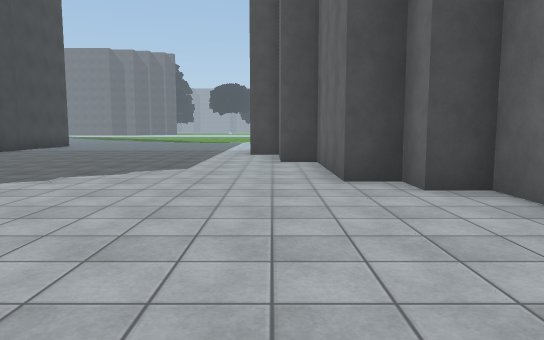
view 1 (above)

21 first-person views from a walk through a 3-D level made in the Unity game engine. The camera is 1.4 m above the floor, tilts 6° down and sees 70° across. The floor is counted in squares, 2 m on a side. Each view is taken from the middle of a square. On the plan, view 1 faces up. The plan holds only what a view shows up to about 11 squares ahead; the rest is blank. The place goes on beyond the plan. Some surface patterns are stand-ins.

view 2
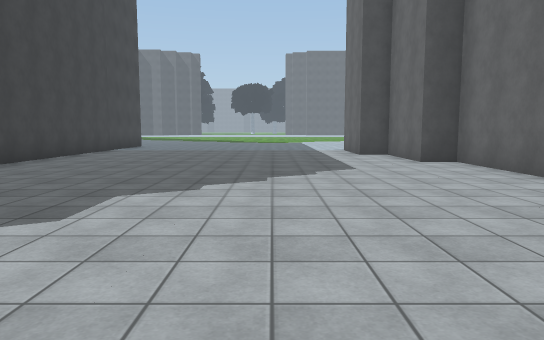

view 3
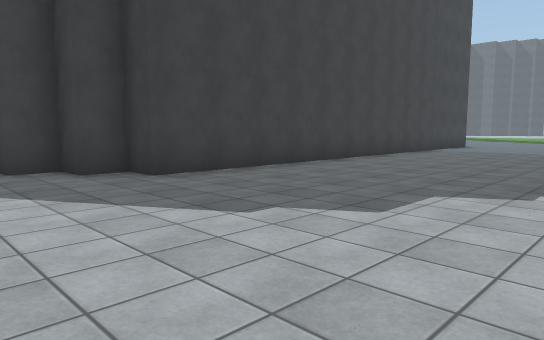

view 4
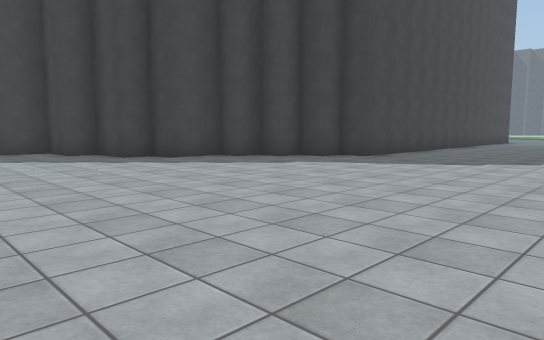

view 5
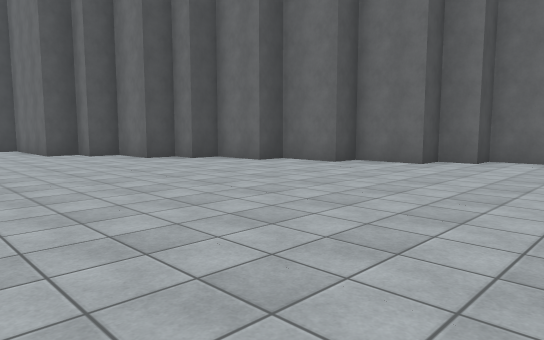

view 6
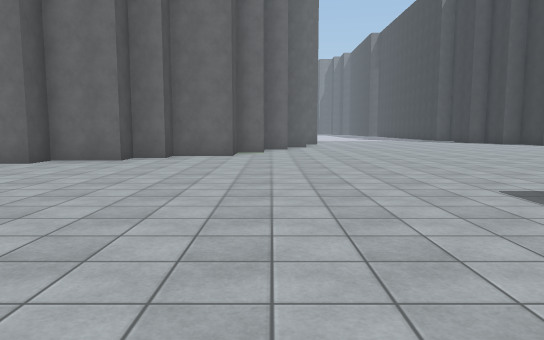

view 7
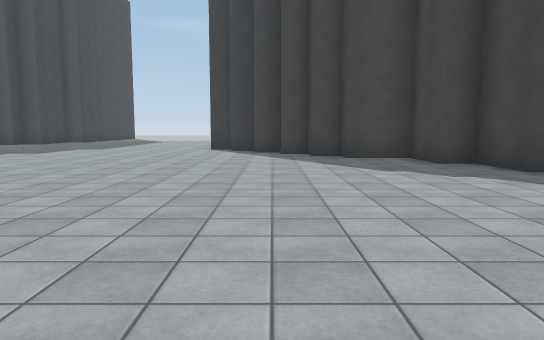

view 8
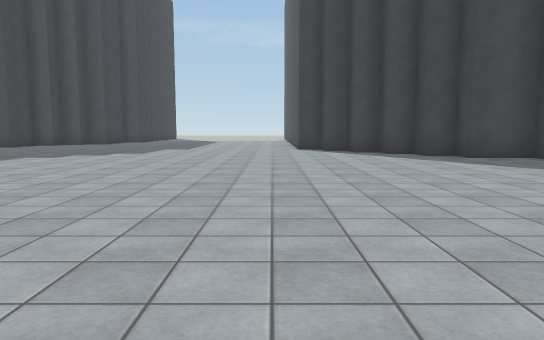

view 9
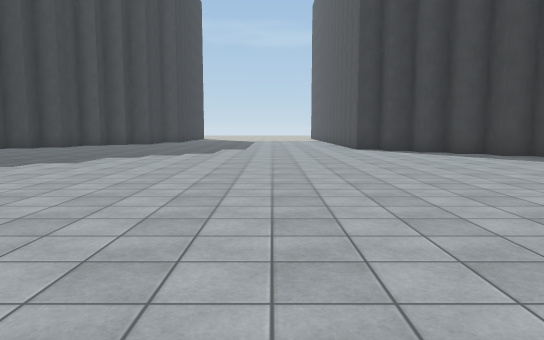

view 10
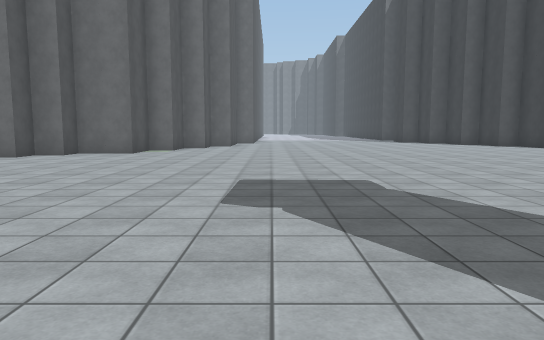

view 11
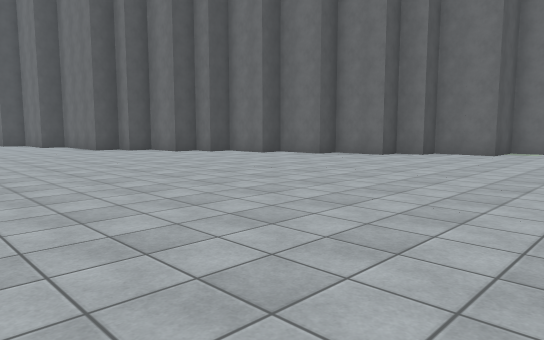

view 12
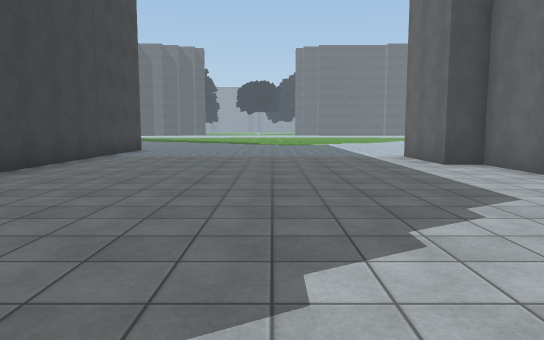

view 13
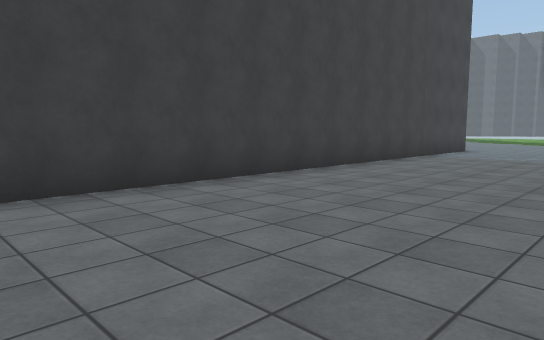

view 14
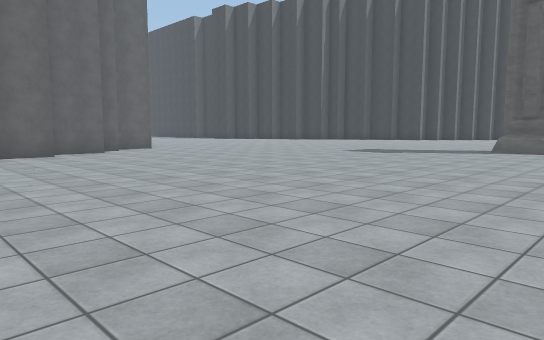

view 15
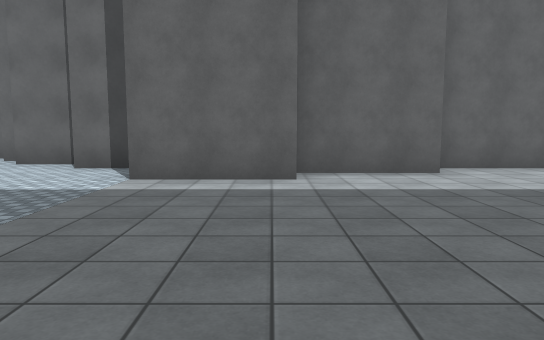

view 16
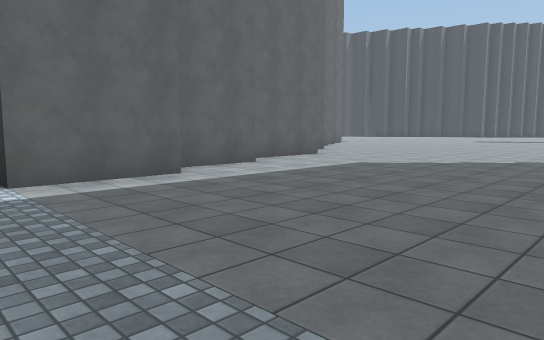

view 17
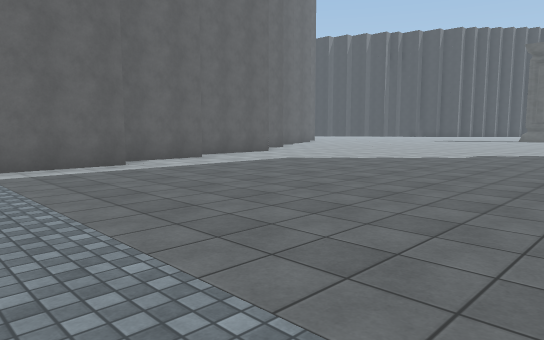

view 18
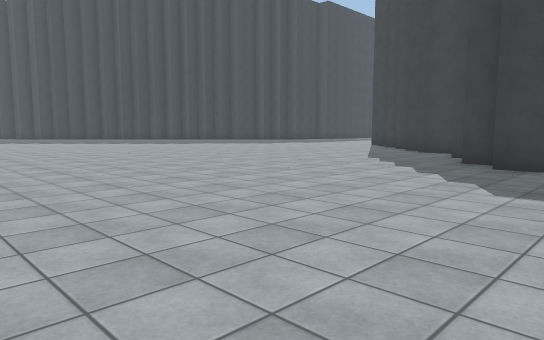

view 19
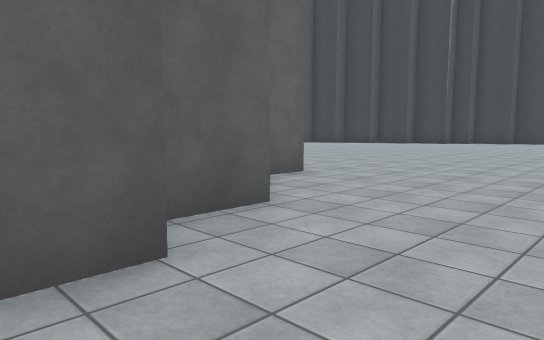

view 20
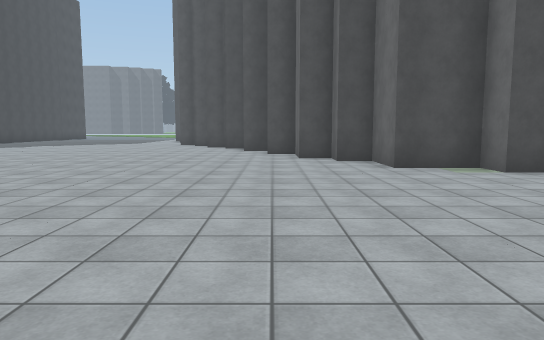

view 21
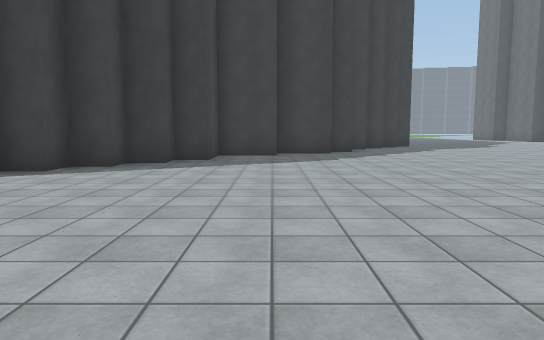

### Floor plan
Points are (right, up) in squares from view 1. A wall is a line through its corners. A room is listed if a view was taken in it or the views show most of it. See-through windows are left out.
Room 1 (views 1, 2, 3, 4, 5, 6, 7, 8, 9, 10, 11, 12, 13, 14, 15, 16, 17, 18, 19, 20, 21)
walls: (-3.7, -11) (-3.2, -11); (-13.9, -2.6) (-15.4, -2.6) (-15.4, -4.2) (-16.2, -4.2) (-16.2, -5) (-17, -5) (-17, -5.8) (-17.5, -5.8); (6.4, -3.4) (6.4, -2.6) (5.7, -2.6) (5.7, -1.1) (4.9, -1.1) (4.9, 0.5) (4.1, 0.5) (4.1, 2.1) (3.3, 2.1) (3.3, 2.8) (2.5, 2.8) (2.5, 4.4) (1.8, 4.4) (1.8, 5.2) (1, 5.2) (1, 8.3) (0.2, 8.3) (0.2, 10.7) (-0.6, 10.7) (-0.6, 13) (-0.1, 13); (8.5, -5) (7.2, -5) (7.2, -3.4); (1, 13.5) (1, 14.5); (-8.4, 14.2) (-8.4, 2.8) (-9.2, 2.8) (-9.2, 2.1) (-10, 2.1) (-10, 1.3) (-10.7, 1.3) (-10.7, 0.5) (-11.5, 0.5) (-11.5, -1.1) (-12.3, -1.1) (-12.3, -1.8) (-13.9, -1.8)
low walls: (-3.8, -10.8) (-3.2, -10.8)

Positions as (right, up) in squares from view 1, and headings:
1: (0, 0), facing up
2: (-3, 0), facing up
3: (-3, 0), facing up-left
4: (-3, -6), facing up-left
5: (-2, -6), facing up-right
6: (-3, -6), facing right
7: (-6, -6), facing left
8: (-6, -9), facing left
9: (-6, -11), facing left
10: (-4, -9), facing right
11: (-4, -8), facing up-right
12: (-4, 3), facing up
13: (-4, 3), facing up-left
14: (-6, 2), facing down-right
15: (-6, 11), facing right
16: (-6, 14), facing down-right
17: (-8, 14), facing down-right
18: (-4, 1), facing down-left
19: (3, 0), facing down-right
20: (5, -12), facing up
21: (-14, -13), facing up
